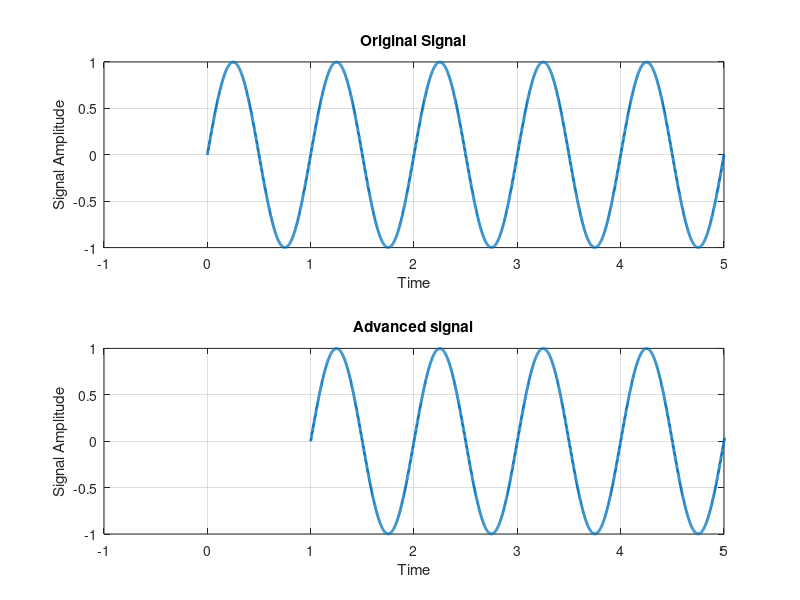

This figure's MATLAB source:
%{
    Delay the original signal given in above example by 1 sec. 
    Plot both the delayed & original signal on 
    the same figure.
%}
clc

n=0:0.002:5; 
x=sin(2*pi*1*n); 

subplot(2,1,1);

plot(n, x,'linewidth',2); 
title('Original Signal'); 
xlabel('Time'); 
ylabel('Signal Amplitude'); 
axis([-1 5 -1 1]); 
grid; 

subplot(2,1,2); 

plot(n + 1, x, 'linewidth', 2); 
title('Advanced signal'); 
xlabel('Time'); 
ylabel('Signal Amplitude'); 
axis([-1 5 -1 1]); 
grid; 